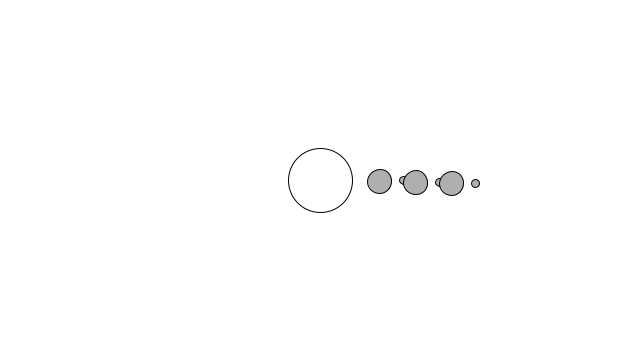
Frame 1 (no input)
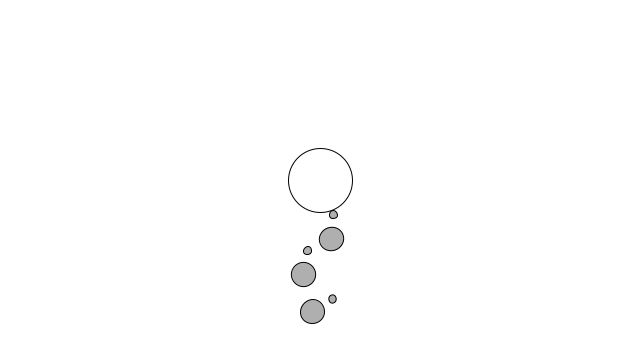
Frame 60 (the mouse pressed at the canvas centre just before this capture)
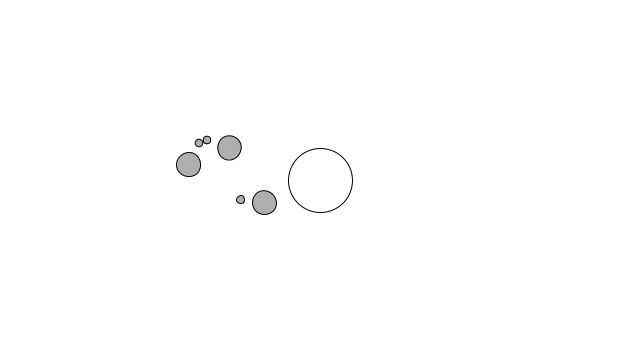
Frame 120 (the mouse held since frame 60 and released just before this capture)

The Processing sketch that drew these frames (run headless with seeded random() and noise(); from frame 60 on, the mouse is pressed at the canvas centre):

// Processing sketch: exercise_14_10_solar_system_moons
// ── exercise_14_10_solar_system_moons.pde
// Learning Processing
// Daniel Shiffman
// http://www.learningprocessing.com

// Exercise 14-10: How would you add moons to the planets? Hint: Write a Moon class that 
// is virtually identical to the Planet. Then, incorporate a Moon variable into the Planet class. 
// (In Chapter 22, we will see how this could be made more efficient with advanced OOP techniques.)  

// An array of 4 planet objects
Planet[] planets = new Planet[3];

void setup() {
  size(640, 360);

  // The planet objects are initialized using the counter variable
  for (int i = 0; i < planets.length; i++ ) {
    planets[i] = new Planet(60 + i*36, 24);
  }
}

void draw() {
  background(255);

  // Drawing the Sun
  pushMatrix();
  translate(width/2, height/2);
  stroke(0);
  fill(255);
  ellipse(0, 0, 64, 64);

  // Drawing all Planets
  for (int i = 0; i < planets.length; i++ ) {
    planets[i].update();
    planets[i].display();
  }
  popMatrix();
}
// ── Moon.pde
// Learning Processing
// Daniel Shiffman
// http://www.learningprocessing.com

// New Moon object (this could really just be a Planet or done with Inheritance (chapter 22))

class Moon {
  // Each planet object keeps track of its own angle of rotation.
  float theta;      // Rotation around sun
  float diameter;   // Size of planet
  float distance;   // Distance from sun
  float orbitspeed; // Orbit speed
  
  Moon(float distance_, float diameter_) {
    distance = distance_;
    diameter = diameter_;
    theta = 0;
    orbitspeed = random(-0.1,0.1);
  }
  
  void update() {
    // Increment the angle to rotate
    theta += orbitspeed;
  }
  
  void display() {
    // Before rotation and translation, the state of the matrix is saved with pushMatrix().
    pushMatrix(); 
    // Rotate orbit
    rotate(theta); 
    // translate out distance
    translate(distance,0); 
    stroke(0);
    fill(175);
    ellipse(0,0,diameter,diameter);
    // Once the planet is drawn, the matrix is restored with popMatrix() so that the next planet is not affected.
    popMatrix(); 
  }
}
// ── Planet.pde
// Learning Processing
// Daniel Shiffman
// http://www.learningprocessing.com

// Example 14-18: Object-oriented solar system

class Planet {
  // Each planet object keeps track of its own angle of rotation.
  float theta;      // Rotation around sun
  float diameter;   // Size of planet
  float distance;   // Distance from sun
  float orbitspeed; // Orbit speed
 
  // Each Planet now has a Moon!
  Moon moon;
 
  
  Planet(float distance_, float diameter_) {
    distance = distance_;
    diameter = diameter_;
    theta = 0;
    orbitspeed = random(0.01,0.03);
    
    // create the Moon 24 pixels from the planet with a diameter of 5
    moon = new Moon(24,8);
  }
  
  void update() {
    // Increment the angle to rotate
    theta += orbitspeed;
    // Update the moon
    moon.update();
  }
  
  void display() {
    // Before rotation and translation, the state of the matrix is saved with pushMatrix().
    pushMatrix(); 
    // Rotate orbit
    rotate(theta); 
    // translate out distance
    translate(distance,0); 
    stroke(0);
    fill(175);
    ellipse(0,0,diameter,diameter);
    // The planet is drawn, now draw the moon
    moon.display();
    
    // Once the planet is drawn, the matrix is restored with popMatrix() so that the next planet is not affected.
    popMatrix(); 
  }
}
